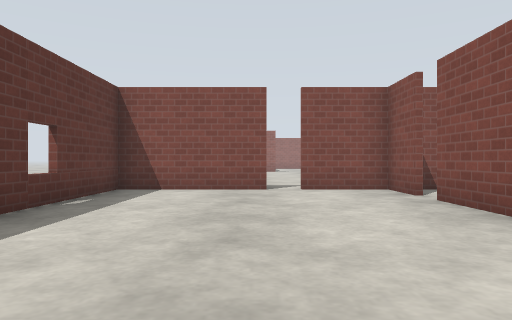
View 1 (above)

18 first-person views from a walk through a robot-simulator world made for Gazebo. The camera is 0.72 m above the floor, looks level and sees 70° across. The floor is counted in squares, 1 m on a side. Each view is taken from the middle of a square. On the plan, view 1 faces up. The plan holds only what a view shows up to about 11 squares ahead; the rest is blank. The place goes on beyond the plan. Gazebo's built-in surfaces are drawn with simple patterns.

View 2
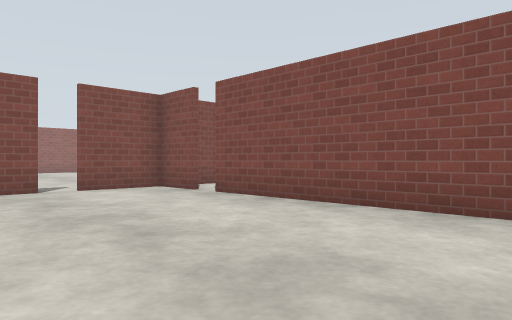

View 3
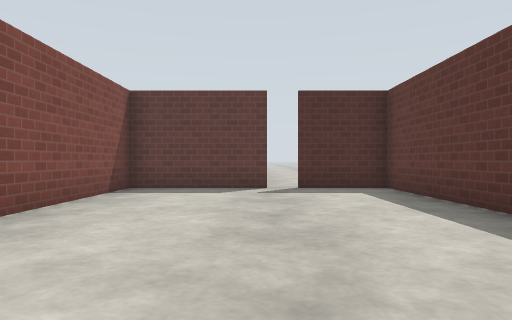

View 4
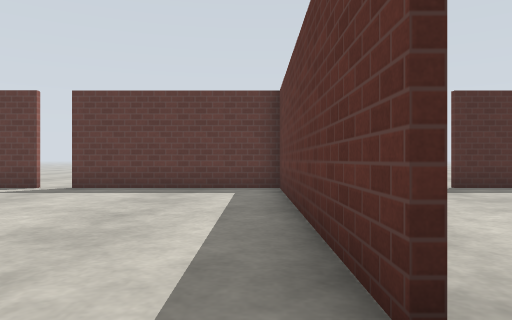

View 5
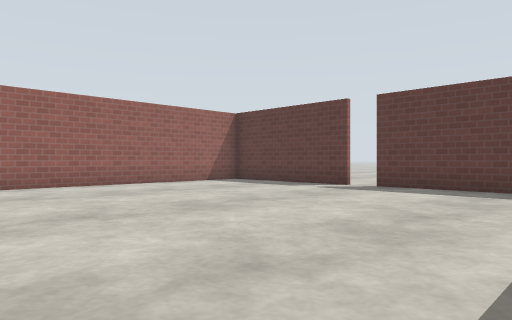

View 6
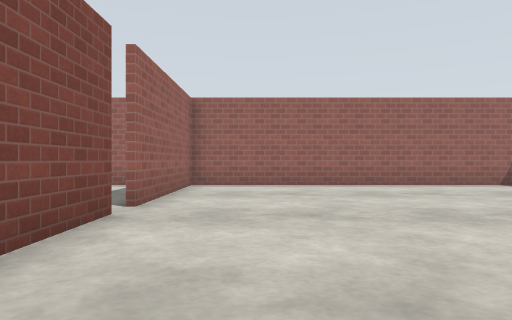

View 7
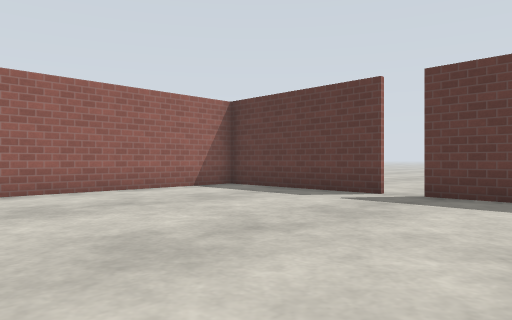

View 8
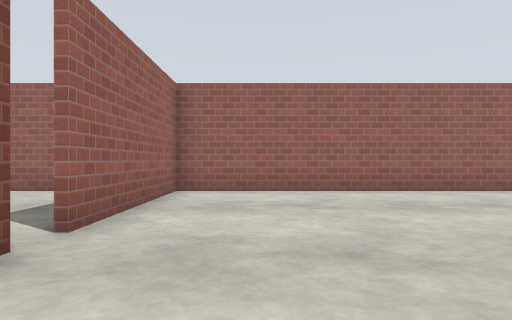

View 9
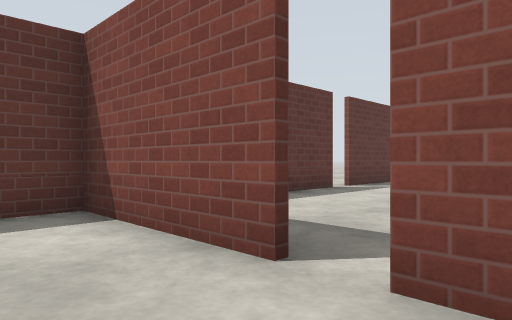

View 10
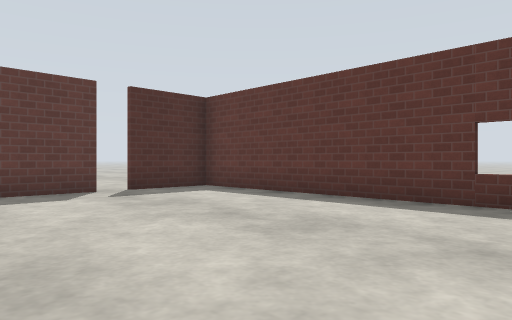

View 11
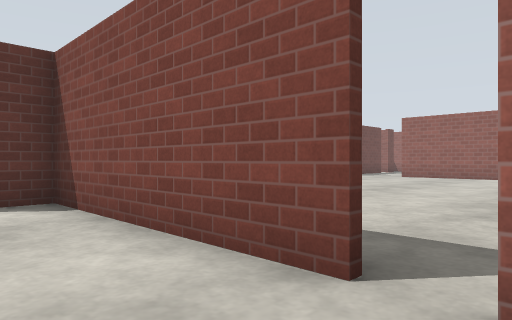

View 12
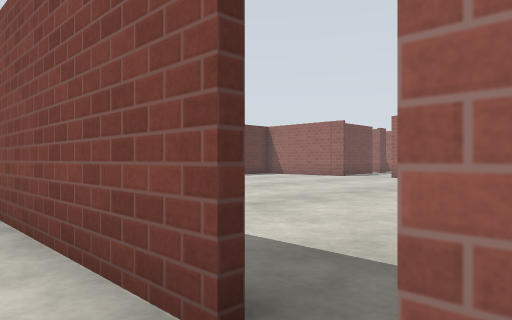

View 13
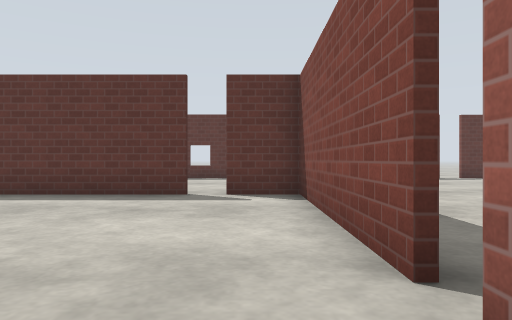

View 14
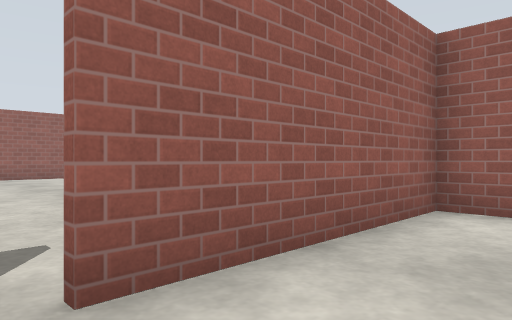

View 15
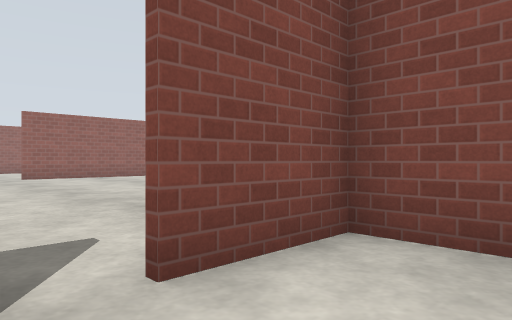

View 16
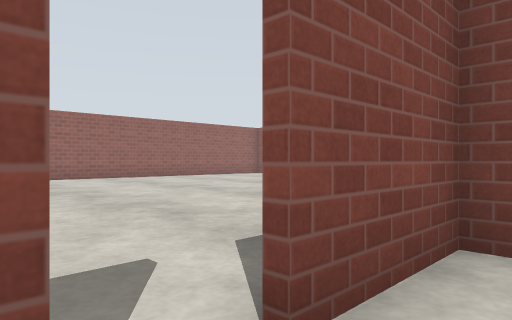

View 17
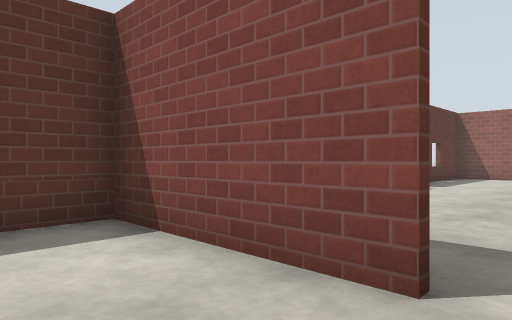

View 18
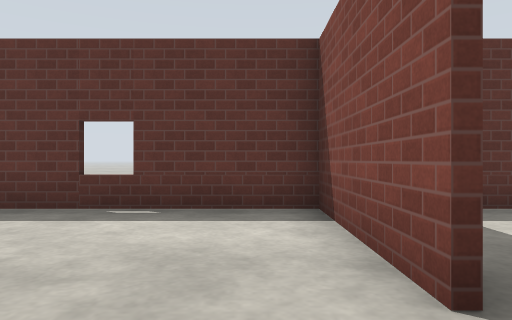

### Floor plan
Ten units are one square. View 1 is at (0, 0); x grows to the right and y downward. Boxes are objects, and circles mark ways between rooms. Rooms are numbered by the first view taken in them; rooms with no view inside come last. Other rooms are left out.
<svg viewBox="-39 -95 189 114">
<path fill="none" stroke="#000" d="M32 -74 32 -89 10 -89M4 -89 -34 -89 -34 14 -10 14M-4 14 32 14 32 -66M89 -89 34 -89 34 -74M95 14 145 14 145 -89 95 -89M34 -66 34 14 87 14"/>
<circle cx="30" cy="-70" r="3" fill="#2a7"/>
<text x="0" y="-40">1</text>
<text x="90" y="-40">2</text>
</svg>
Room 1 opens to room 2.

Where each view was taken, in squares from view 1:
view 1: 0 up, 0 right, facing up
view 2: 0 up, 2 left, facing up-right
view 3: 8 up, 0 right, facing down
view 4: 8 up, 4 right, facing down
view 5: 8 up, 4 right, facing down-right
view 6: 7 up, 4 right, facing right
view 7: 6 up, 6 right, facing down-right
view 8: 7 up, 6 right, facing right
view 9: 7 up, 2 right, facing up-left
view 10: 7 up, 3 right, facing down-left
view 11: 7 up, 10 right, facing up-left
view 12: 8 up, 10 right, facing up-left
view 13: 8 up, 11 right, facing left
view 14: 7 up, 9 right, facing up-right
view 15: 7 up, 0 right, facing up-right
view 16: 8 up, 0 right, facing up-right
view 17: 7 up, 1 right, facing up-left
view 18: 8 up, 2 right, facing left
